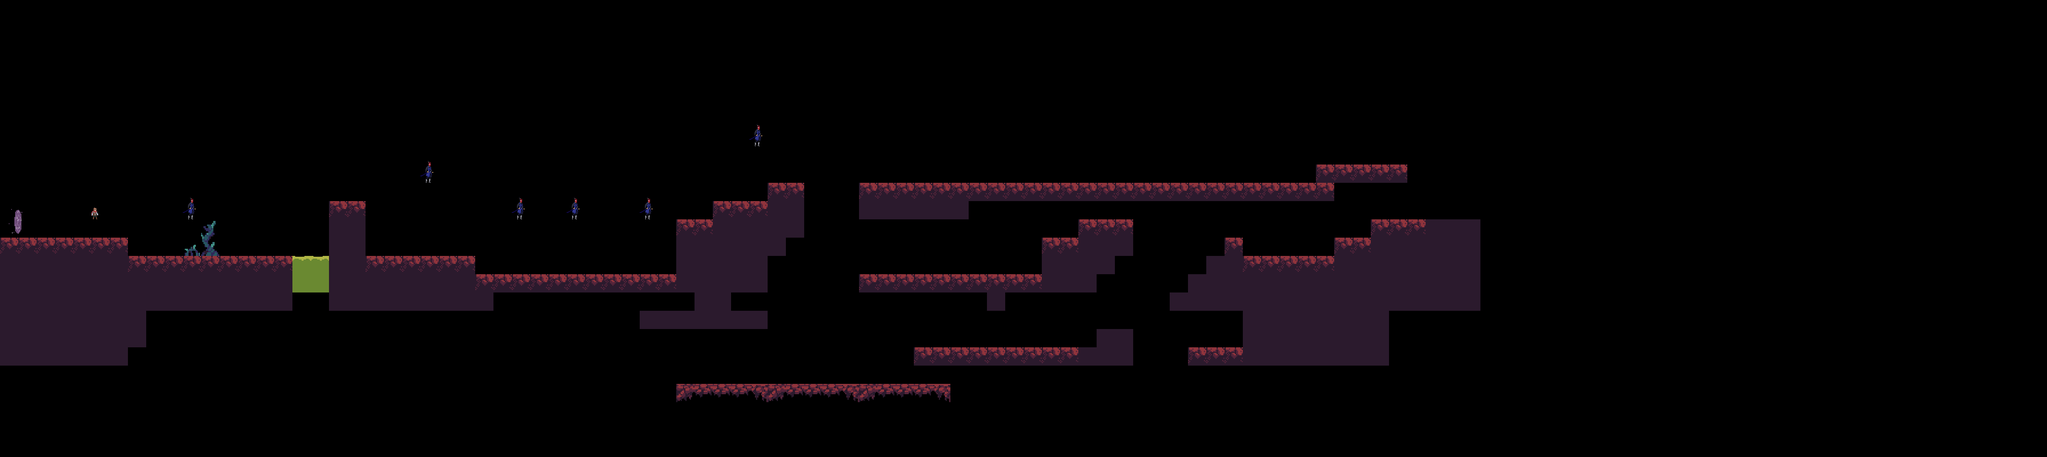

Tiled map render using the project's own tile images. Description and the map definition, with tile-layer contents summarised, below:
An orthogonal 112x25 tile map with 46x46 px tiles, 3 tile layers (1, 2, 3).

<map version="1.8" tiledversion="1.8.4" orientation="orthogonal" renderorder="right-down" width="112" height="25" tilewidth="46" tileheight="46" infinite="0" nextlayerid="7" nextobjectid="1">
 <editorsettings>
  <export target="../../../levels/2/.csv" format="csv" />
 </editorsettings>
 <tileset firstgid="1" source="wasteland.tsx" />
 <layer id="3" name="1" width="112" height="25">
  <data>[2800 cells, 0 non-empty, 0 distinct tile ids]</data>
 </layer>
 <layer id="2" name="2" width="112" height="25" opacity="0.98">
  <data>[2800 cells, 336 non-empty, 8 distinct tile ids]</data>
 </layer>
 <layer id="1" name="3" width="112" height="25">
  <data>[2800 cells, 7 non-empty, 2 distinct tile ids]</data>
 </layer>
</map>
